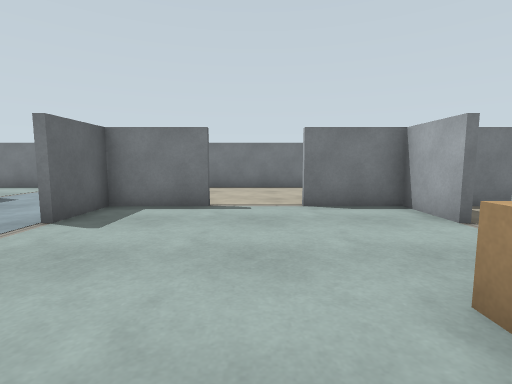
view 1 (above)

21 first-person views from a walk through a world built for the Gazebo simulator. The camera is 1 m above the floor, tilts 6° down and sees 85° across. The floor is counted in squares, 1 m on a side. Each view is taken from the middle of a square. On the plan, view 1 faces up. The plan holds only what a view shows up to about 11 squares ahead; the rest is blank.

view 2
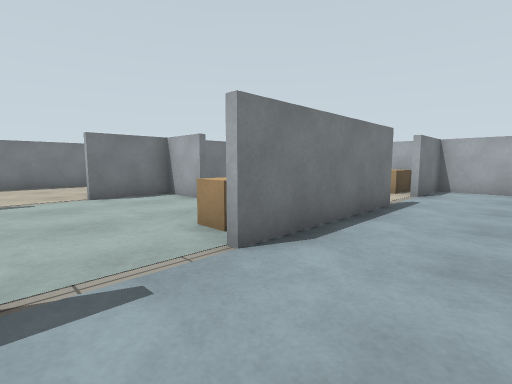

view 3
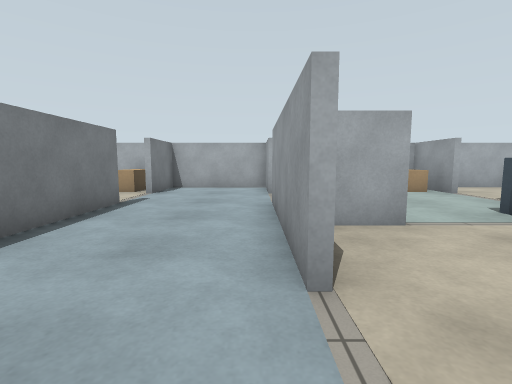

view 4
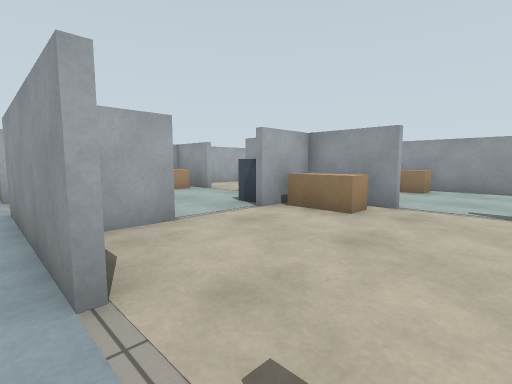

view 5
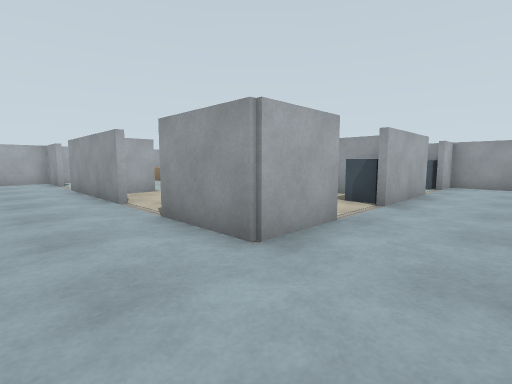

view 6
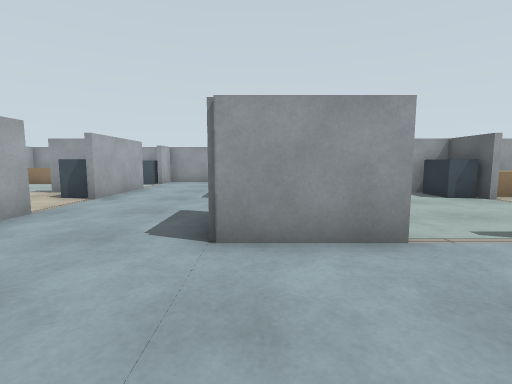

view 7
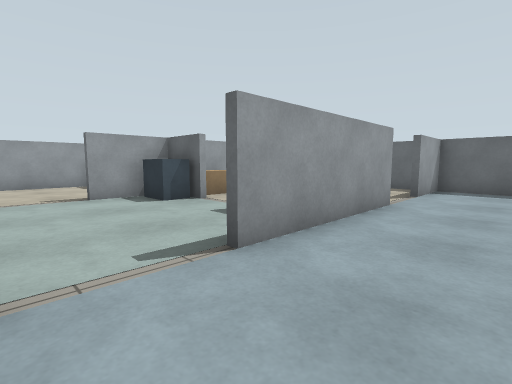

view 8
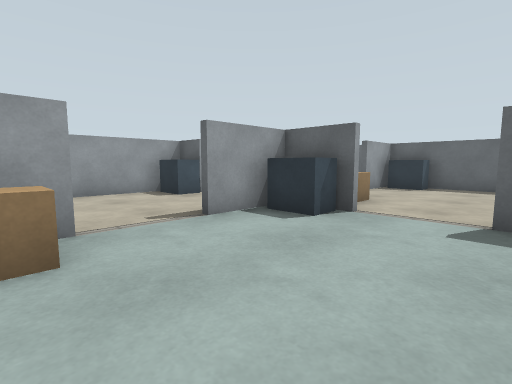

view 9
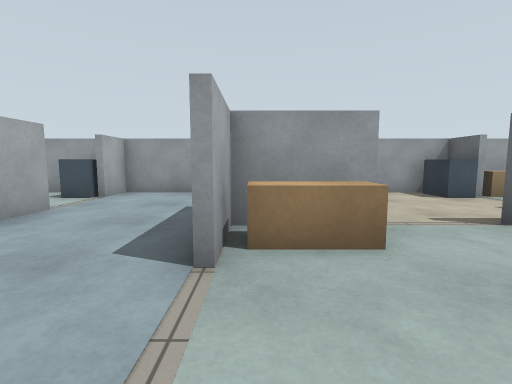

view 10
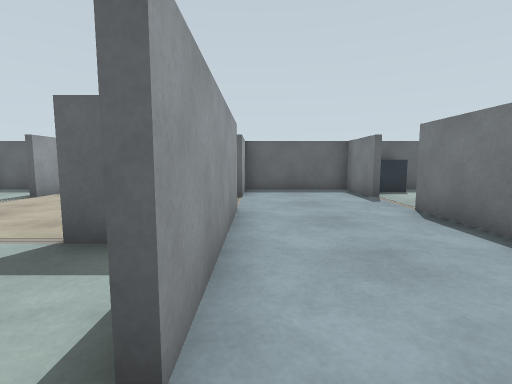

view 11
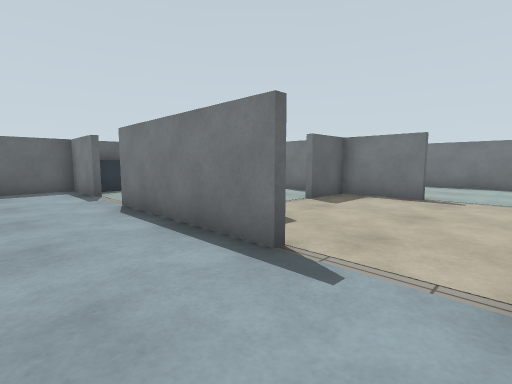

view 12
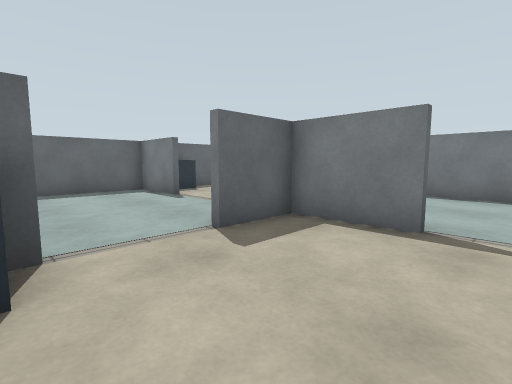

view 13
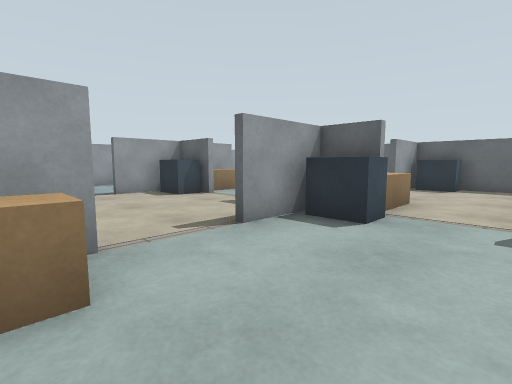

view 14
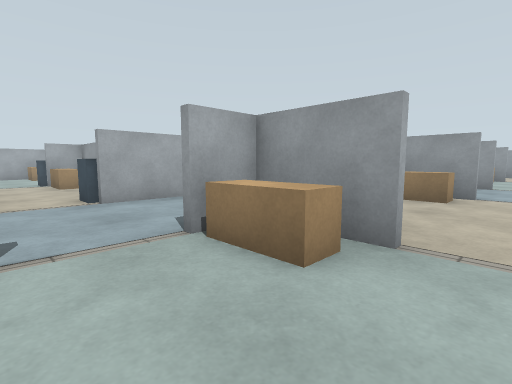

view 15
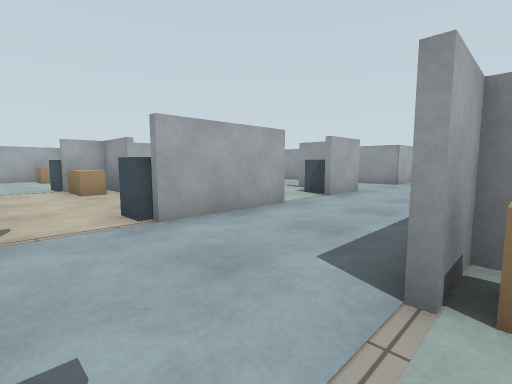

view 16
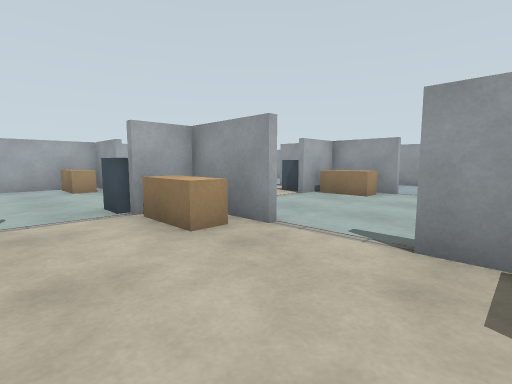

view 17
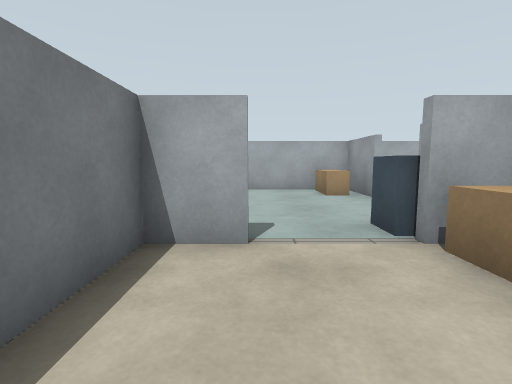

view 18
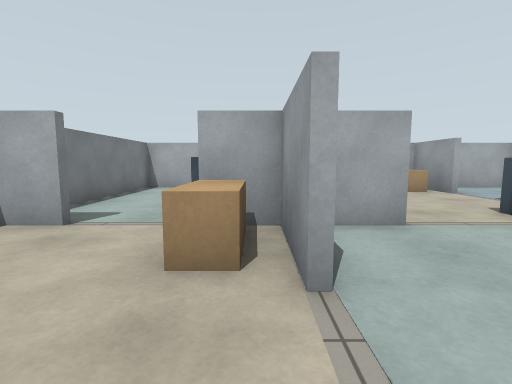

view 19
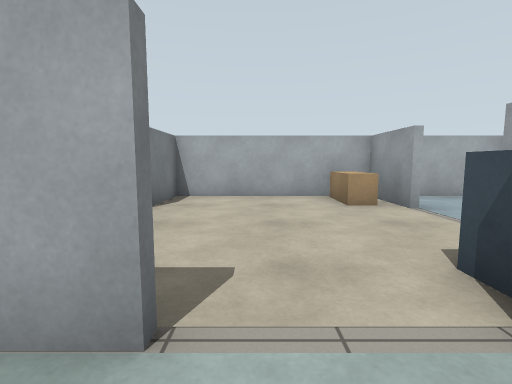

view 20
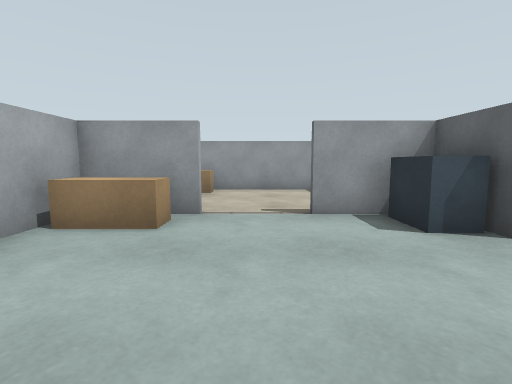

view 21
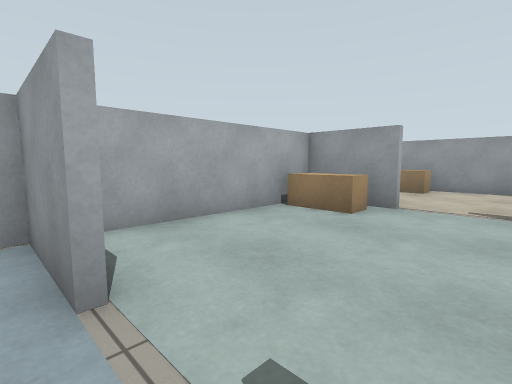

### Floor plan
Points are (right, up) in squares from view 1. A wall is a line through its corners. A room is listed if a view was taken in it or the views show most of it. See-through windows are left out.
Room 1 (views 1, 2, 3, 4, 5, 6, 7, 8, 9, 10, 11, 12, 13, 14, 15, 16, 17, 18, 19, 20, 21)
walls: (-2.4, 0.6) (-1.6, 0.6); (-3.6, -5.5) (-3.6, -3.4) (-1, -3.4); (-10, -3.4) (-7.4, -3.4); (-10, 0.6) (-8.2, 0.6); (1, -3.4) (6, -3.4); (1, 0.6) (3.5, 0.6); (-3.6, 4.5) (-3.6, 6.6); (-12, 0.4) (-17, 0.4); (-2.8, -9.4) (-1, -9.4); (-3.4, 6.5) (-3.4, 4.5); (-13.5, 0.6) (-12, 0.6); (-10, -9.4) (-7.5, -9.4); (3.4, -5.5) (3.4, -4.2); (-3.6, -11) (-3.6, -9.4); (-2, 6.6) (-1, 6.6); (-1, 6.4) (-2.2, 6.4); (1, -9.4) (6, -9.4); (-14.4, -4.8) (-14.4, -5.5); (-10, 6.6) (-7.5, 6.6); (3.4, 4.5) (3.4, 6.5); (-12, 6.4) (-14.4, 6.4) (-14.4, 4.5); (6, 0.4) (1, 0.4); (-14.1, -9.4) (-12, -9.4); (-13.2, 6.6) (-12, 6.6); (-17, -3.4) (-12, -3.4); (-5.9, -14.4) (-3.5, -14.4); (-2.8, -14.4) (2.6, -14.4); (8, -3.4) (10.4, -3.4) (10.4, 10.4); (6, 6.4) (4.8, 6.4); (-19, 0.4) (-21.4, 0.4) (-21.4, -3.4) (-19, -3.4); (-10.5, 11.4) (-13.2, 11.4); (3.4, 10) (3.4, 11.4) (-0.5, 11.4); (8, -9.4) (10.5, -9.4); (-14.1, -14.4) (-10.5, -14.4); (10.5, 0.4) (8, 0.4); (4.9, -14.4) (9.6, -14.4); (-19, 6.4) (-21.4, 6.4) (-21.4, 1.2); (10.4, -7.5) (10.4, -4.2); (-21.4, -4.2) (-21.4, -8.4); (-20.2, -9.4) (-19, -9.4); (-20.1, 6.6) (-19, 6.6); (10.5, 6.4) (8.4, 6.4); (-21.4, -11.4) (-21.4, -12.5); (-21.4, 9.5) (-21.4, 6.6); (10.1, 11.4) (5.5, 11.4)
objects: cabinet (-21, -9) to (-21, -8); cabinet (-21, 1) to (-21, 2); cabinet (-21, 7) to (-21, 8); beige box (-16, -14) to (-15, -13); beige box (-16, -9) to (-15, -8); beige box (-16, 1) to (-15, 2); beige box (-16, 7) to (-15, 8); cabinet (-14, -14) to (-14, -13); cabinet (-14, -9) to (-14, -8); cabinet (-14, 1) to (-14, 2); cabinet (-14, 7) to (-14, 8); beige box (-9, -9) to (-8, -8); beige box (-9, 1) to (-8, 2); beige box (-9, 7) to (-8, 8); cabinet (-3, -14) to (-3, -13); cabinet (-3, -9) to (-3, -8); cabinet (-3, 1) to (-3, 2); cabinet (-3, 7) to (-3, 8); beige box (2, -14) to (3, -13); beige box (2, -9) to (3, -8); beige box (2, 1) to (3, 2); beige box (2, 7) to (3, 8); cabinet (4, -9) to (4, -8); cabinet (4, 1) to (4, 2); cabinet (4, 7) to (4, 8); beige box (9, -14) to (10, -13); beige box (9, -9) to (10, -8); beige box (9, 1) to (10, 2); beige box (9, 7) to (10, 8)

Positions as (right, up) in squares from view 1, and headings:
1: (0, 0), facing up
2: (-1, -2), facing up-right
3: (-1, -3), facing right
4: (-1, -3), facing down-right
5: (-6, -1), facing down-right
6: (-8, 0), facing down
7: (-10, -1), facing down-left
8: (-9, -5), facing down-left
9: (-8, -5), facing down
10: (-11, -3), facing left
11: (-10, -2), facing up-left
12: (-11, 2), facing up-left
13: (-9, 10), facing down-left
14: (-11, 10), facing down-right
15: (-8, 10), facing down-right
16: (-2, 10), facing down-right
17: (0, 10), facing right
18: (-1, 7), facing right
19: (2, 4), facing right
20: (7, -4), facing down
21: (6, -3), facing down-right
